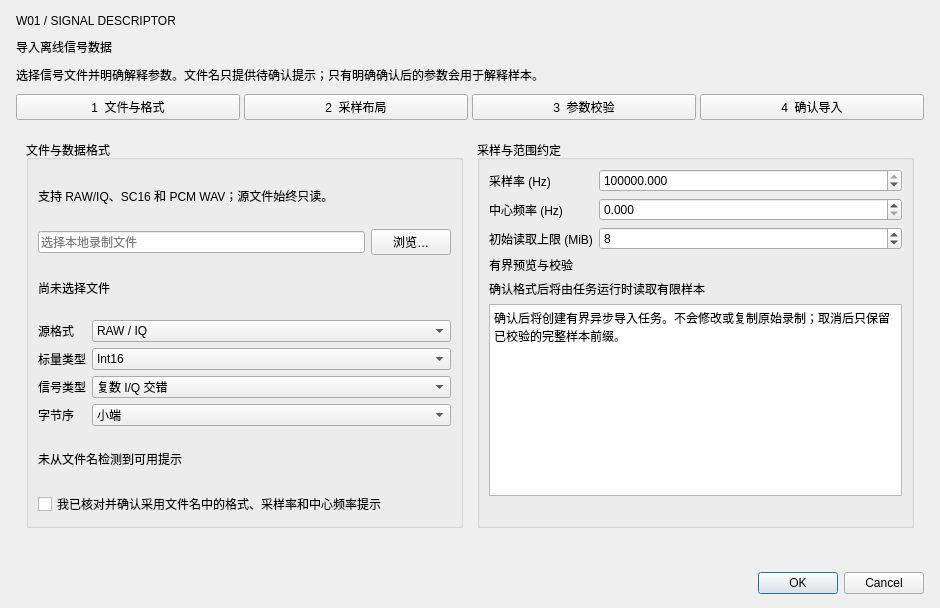
<?xml version="1.0" encoding="UTF-8"?>
<ui version="4.0">
 <class>SignalImportWizard</class>
 <widget class="QDialog" name="SignalImportWizard">
  <property name="windowTitle"><string>导入 RAW / IQ 信号</string></property>
  <property name="minimumSize"><size><width>940</width><height>590</height></size></property>
  <layout class="QVBoxLayout" name="dialogLayout">
   <property name="leftMargin"><number>16</number></property>
   <property name="topMargin"><number>14</number></property>
   <property name="rightMargin"><number>16</number></property>
   <property name="bottomMargin"><number>14</number></property>
   <property name="spacing"><number>10</number></property>
   <item><widget class="QLabel" name="wizardCodeLabel"><property name="text"><string>W01 / SIGNAL DESCRIPTOR</string></property></widget></item>
   <item><widget class="QLabel" name="wizardTitleLabel"><property name="text"><string>导入离线信号数据</string></property></widget></item>
   <item><widget class="QLabel" name="wizardDescriptionLabel"><property name="text"><string>选择信号文件并明确解释参数。文件名只提供待确认提示；只有明确确认后的参数会用于解释样本。</string></property><property name="wordWrap"><bool>true</bool></property></widget></item>
   <item>
    <widget class="QFrame" name="stepStrip">
     <layout class="QHBoxLayout" name="stepLayout">
      <property name="leftMargin"><number>0</number></property>
      <property name="topMargin"><number>0</number></property>
      <property name="rightMargin"><number>0</number></property>
      <property name="bottomMargin"><number>0</number></property>
      <property name="spacing"><number>4</number></property>
      <item><widget class="QPushButton" name="sourceStepButton"><property name="text"><string>1  文件与格式</string></property><property name="enabled"><bool>true</bool></property></widget></item>
      <item><widget class="QPushButton" name="layoutStepButton"><property name="text"><string>2  采样布局</string></property></widget></item>
      <item><widget class="QPushButton" name="numericStepButton"><property name="text"><string>3  参数校验</string></property></widget></item>
      <item><widget class="QPushButton" name="reviewStepButton"><property name="text"><string>4  确认导入</string></property></widget></item>
     </layout>
    </widget>
   </item>
   <item>
    <widget class="QFrame" name="contentFrame">
     <layout class="QHBoxLayout" name="contentLayout">
      <property name="leftMargin"><number>10</number></property>
      <property name="topMargin"><number>10</number></property>
      <property name="rightMargin"><number>10</number></property>
      <property name="bottomMargin"><number>10</number></property>
      <property name="spacing"><number>14</number></property>
      <item>
       <widget class="QGroupBox" name="sourceGroup">
        <property name="title"><string>文件与数据格式</string></property>
        <layout class="QVBoxLayout" name="sourceLayout">
         <item><widget class="QLabel" name="sourceHelpLabel"><property name="text"><string>支持 RAW/IQ、SC16 和 PCM WAV；源文件始终只读。</string></property><property name="wordWrap"><bool>true</bool></property></widget></item>
         <item><layout class="QHBoxLayout" name="pathLayout"><item><widget class="QLineEdit" name="sourcePathEdit"><property name="placeholderText"><string>选择本地录制文件</string></property></widget></item><item><widget class="QPushButton" name="browseSourceButton"><property name="text"><string>浏览…</string></property></widget></item></layout></item>
         <item><widget class="QLabel" name="sourceFactsLabel"><property name="text"><string>尚未选择文件</string></property><property name="wordWrap"><bool>true</bool></property></widget></item>
         <item>
          <layout class="QFormLayout" name="formatLayout">
           <property name="fieldGrowthPolicy"><enum>QFormLayout::FieldGrowthPolicy::AllNonFixedFieldsGrow</enum></property>
           <item row="0" column="0"><widget class="QLabel" name="formatLabel"><property name="text"><string>源格式</string></property></widget></item>
           <item row="0" column="1"><widget class="QComboBox" name="formatCombo"><item><property name="text"><string>RAW / IQ</string></property></item><item><property name="text"><string>PCM WAV</string></property></item></widget></item>
           <item row="1" column="0"><widget class="QLabel" name="scalarLabel"><property name="text"><string>标量类型</string></property></widget></item>
           <item row="1" column="1"><widget class="QComboBox" name="scalarCombo"><item><property name="text"><string>Int16</string></property></item><item><property name="text"><string>Float32</string></property></item><item><property name="text"><string>Int8</string></property></item></widget></item>
           <item row="2" column="0"><widget class="QLabel" name="kindLabel"><property name="text"><string>信号类型</string></property></widget></item>
           <item row="2" column="1"><widget class="QComboBox" name="kindCombo"><item><property name="text"><string>复数 I/Q 交错</string></property></item><item><property name="text"><string>实数</string></property></item></widget></item>
           <item row="3" column="0"><widget class="QLabel" name="byteOrderLabel"><property name="text"><string>字节序</string></property></widget></item>
           <item row="3" column="1"><widget class="QComboBox" name="byteOrderCombo"><item><property name="text"><string>小端</string></property></item><item><property name="text"><string>大端</string></property></item></widget></item>
          </layout>
         </item>
         <item><widget class="QLabel" name="filenameHintsLabel"><property name="text"><string>未从文件名检测到可用提示</string></property><property name="wordWrap"><bool>true</bool></property></widget></item>
         <item><widget class="QCheckBox" name="confirmHintsCheck"><property name="text"><string>我已核对并确认采用文件名中的格式、采样率和中心频率提示</string></property><property name="tristate"><bool>false</bool></property></widget></item>
        </layout>
       </widget>
      </item>
      <item>
       <widget class="QGroupBox" name="numericGroup">
        <property name="title"><string>采样与范围约定</string></property>
        <layout class="QVBoxLayout" name="numericOuterLayout">
         <item>
          <layout class="QFormLayout" name="numericLayout">
           <property name="fieldGrowthPolicy"><enum>QFormLayout::FieldGrowthPolicy::AllNonFixedFieldsGrow</enum></property>
           <item row="0" column="0"><widget class="QLabel" name="sampleRateLabel"><property name="text"><string>采样率 (Hz)</string></property></widget></item>
           <item row="0" column="1"><widget class="QDoubleSpinBox" name="sampleRateSpin"><property name="decimals"><number>3</number></property><property name="maximum"><double>1000000000000.000000000000000</double></property><property name="value"><double>1000000.000000000000000</double></property></widget></item>
           <item row="1" column="0"><widget class="QLabel" name="centerFrequencyLabel"><property name="text"><string>中心频率 (Hz)</string></property></widget></item>
           <item row="1" column="1"><widget class="QDoubleSpinBox" name="centerFrequencySpin"><property name="decimals"><number>3</number></property><property name="maximum"><double>1000000000000.000000000000000</double></property></widget></item>
           <item row="2" column="0"><widget class="QLabel" name="initialBytesLabel"><property name="text"><string>初始读取上限 (MiB)</string></property></widget></item>
           <item row="2" column="1"><widget class="QSpinBox" name="initialBytesSpin"><property name="minimum"><number>1</number></property><property name="maximum"><number>256</number></property><property name="value"><number>8</number></property></widget></item>
          </layout>
         </item>
         <item><widget class="QLabel" name="previewHeadingLabel"><property name="text"><string>有界预览与校验</string></property></widget></item>
         <item><widget class="QLabel" name="previewStatusLabel"><property name="text"><string>确认格式后将由任务运行时读取有限样本</string></property><property name="wordWrap"><bool>true</bool></property><property name="minimumHeight"><number>56</number></property></widget></item>
         <item><widget class="QPlainTextEdit" name="reviewText"><property name="readOnly"><bool>true</bool></property><property name="maximumHeight"><number>90</number></property><property name="plainText"><string>确认后将创建有界异步导入任务。不会修改或复制原始录制；取消后只保留已校验的完整样本前缀。</string></property></widget></item>
         <item><spacer name="numericSpacer"><property name="orientation"><enum>Qt::Orientation::Vertical</enum></property><property name="sizeHint"><size><width>20</width><height>20</height></size></property></spacer></item>
        </layout>
       </widget>
      </item>
     </layout>
    </widget>
   </item>
   <item><widget class="QLabel" name="validationLabel"><property name="text"><string/></property><property name="wordWrap"><bool>true</bool></property></widget></item>
   <item><widget class="QDialogButtonBox" name="buttonBox"><property name="standardButtons"><set>QDialogButtonBox::StandardButton::Cancel|QDialogButtonBox::StandardButton::Ok</set></property></widget></item>
  </layout>
 </widget>
 <resources/>
 <connections/>
</ui>
